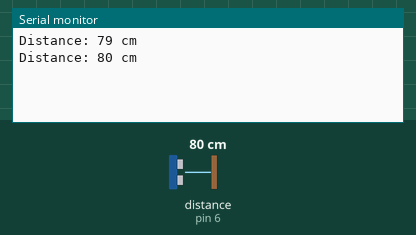
The sketch below on a simulated Arduino Uno, built with avr-gcc and run on an emulated ATmega328P. Shown: the last lines printed to the serial monitor. Wiring (inferred from the names in the program): ultrasonic range finder: trigger pin 7; echo pin 6. Inputs (shaded band) come from the test bench; at power-on: distance to the obstacle (sensor on pin 6) 80 cm. The echo pulse lasts 58.3 µs per cm.

Above: at 1.8 s.
1.9 s: distance to the obstacle (sensor on pin 6) set to 2 cm
At 2.8 s:
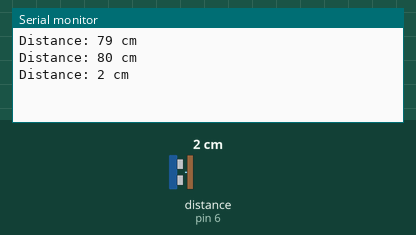
3.4 s: distance to the obstacle (sensor on pin 6) set to 4 cm
At 4.8 s:
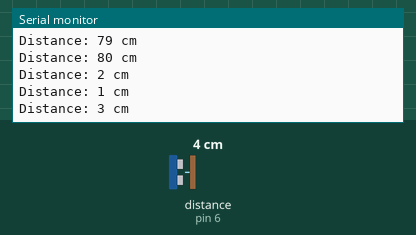
Timing chart, 0 to 6.4 s (numbered marks = the images above; inputs shaded):
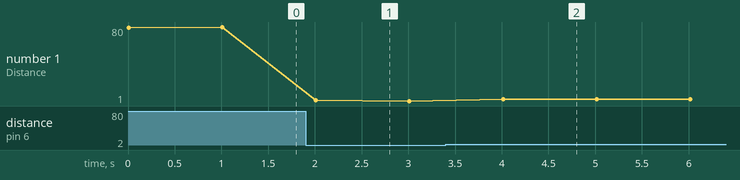

The sketch:

ultrasonic_sensor.ino
```cpp
// Define pins
const int trigPin = 7;
const int echoPin = 6;

// Define variables
long duration;
int distance;

void setup() {

  Serial.begin(9600);

  pinMode(trigPin, OUTPUT);
  pinMode(echoPin, INPUT);
}

void loop() {
  // Clear the trigPin
  digitalWrite(trigPin, LOW);
  delayMicroseconds(2);

  // Set the trigPin on HIGH state for 10 micro seconds
  digitalWrite(trigPin, HIGH);
  delayMicroseconds(10);
  digitalWrite(trigPin, LOW);

  duration = pulseIn(echoPin, HIGH);  // Read the duration from echoPin

  distance = duration * 0.0343 / 2;  //Since the ultrasonic wave travels at the speed of sound (approximately 343 meters per second or 0.034 centimeters per microsecond), this formula calculates the distance to the object based on the duration of the echo. The division by 2 is needed because the echo travels to the object and back, so to get the one-way distance, we divide by 2.

  Serial.print("Distance: ");
  Serial.print(distance);
  Serial.println(" cm");

  delay(1000);
}
```

Measured:
- after the input at 1.9 s, the serial monitor: prints a new line after 0.11 s (image 1)
- after the input at 3.4 s, the serial monitor: prints a new line after 0.61 s (image 2)
- plotted number 1: 80 → 1 after the input at 1.9 s, 1 → 3 after the input at 3.4 s
